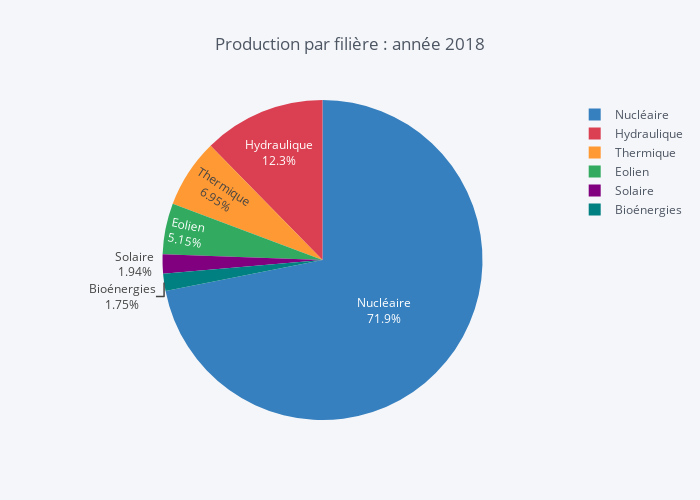

Notebook source saved alongside this figure:
### Code cell
# Choose a year (ex: 2018) and plot the share that each of the different energy sources has in the total energy production:
df_production_2018.sum().to_frame(name="production").reset_index().iplot(
    kind="pie",
    labels="index",
    values="production",
    title="Production par filière : année 2018",
    textinfo='percent+label',
    dimensions=(700,500)
)

### Figure 1 — Plotly figure (JSON) as saved in the notebook; plotly's stock layout.template omitted (floating-point values rounded to 4 significant figures)
{"data": [{"labels": ["Thermique", "Nucléaire", "Eolien", "Solaire", "Hydraulique", "Bioénergies"], "marker": {"colors": ["rgba(255, 153, 51, 1.0)", "rgba(55, 128, 191, 1.0)", "rgba(50, 171, 96, 1.0)", "rgba(128, 0, 128, 1.0)", "rgba(219, 64, 82, 1.0)", "rgba(0, 128, 128, 1.0)"]}, "name": "", "textinfo": "percent+label", "type": "pie", "values": [75986264, 785967028, 56261568, 21166093, 134815101, 19092161]}], "layout": {"height": 500, "legend": {"bgcolor": "#F5F6F9", "font": {"color": "#4D5663"}}, "paper_bgcolor": "#F5F6F9", "plot_bgcolor": "#F5F6F9", "title": {"font": {"color": "#4D5663"}, "text": "Production par filière : année 2018"}, "width": 700}}
